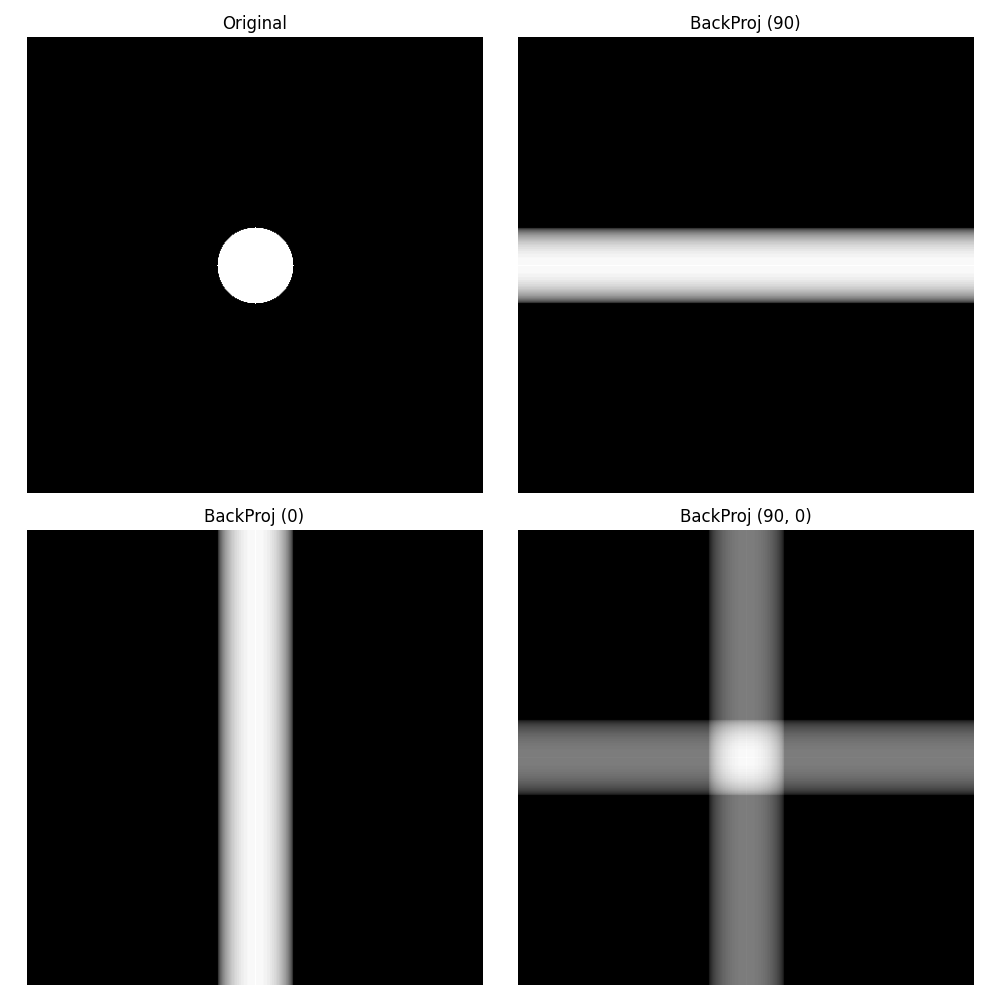

Write the Python code that produced this figure.

import sys
import os
import numpy as np
import matplotlib.pyplot as plt
from libDIPUM.lpfilter import lpfilter
from libDIP.imRecon4e import imRecon4e

H = lpfilter('ideal', 480, 480, 40)
f = np.fft.fftshift(H)

# Horizontal back projection
gh = imRecon4e(f, 90)

# Vertical back projection
gv = imRecon4e(f, 0)

# Now get a horizontal and a vertical projection.
ghv = imRecon4e(f, [90, 0])

# Display
fig, axes = plt.subplots(2, 2, figsize=(10, 10))

# 1. Original
axes[0, 0].imshow(f, cmap='gray')
axes[0, 0].set_title('Original')
axes[0, 0].axis('off')

# 2. Horizontal BackProj
axes[0, 1].imshow(gh, cmap='gray')
axes[0, 1].set_title('BackProj (90)')
axes[0, 1].axis('off')

# 3. Vertical BackProj
axes[1, 0].imshow(gv, cmap='gray')
axes[1, 0].set_title('BackProj (0)')
axes[1, 0].axis('off')

# 4. Both
axes[1, 1].imshow(ghv, cmap='gray')
axes[1, 1].set_title('BackProj (90, 0)')
axes[1, 1].axis('off')

plt.tight_layout()
plt.savefig('Figure532.png')
print("Saved Figure532.png")
plt.show()
